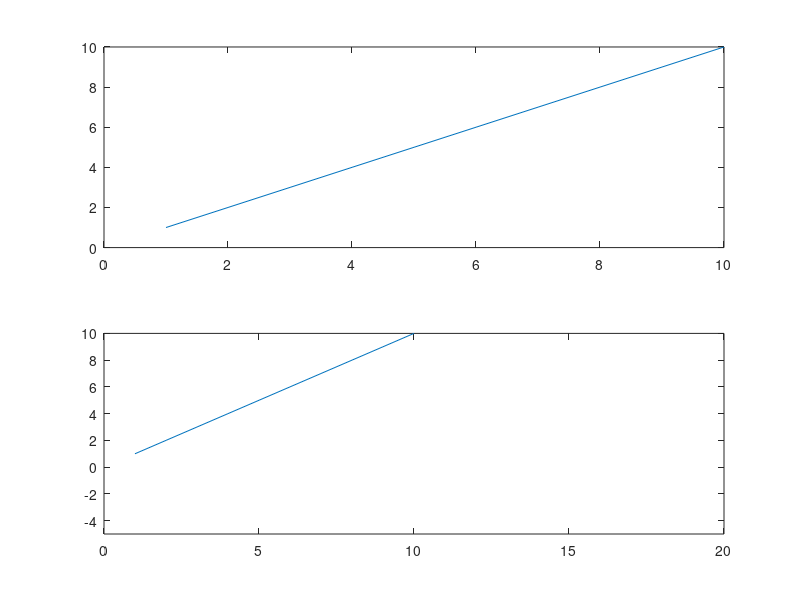

MATLAB code for this plot:
% sample of plot <http://cn.mathworks.com/help/matlab/ref/plot.html>
% chang Axis range

x = 1:10;
y = 1:10;

% use subplot to draw two plot in one figure
% <http://cn.mathworks.com/help/matlab/ref/subplot.html>
figure
subplot(2,1,1);
plot(x,y);

subplot(2,1,2);
plot(x,y);
% set axis limits of current plot <http://cn.mathworks.com/help/matlab/ref/axis.html>
axis([0 20 -5 10]);